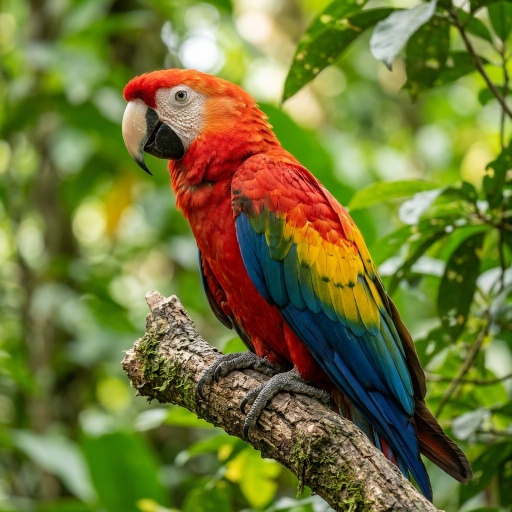
#> input picture DIP/image.jpg, 512 x 512 px
$ python morphological_operations.py
#> lines starting #> are read from the running program, lines starting #| are printed output that depends on the picture; after the words box and inside, x2 and y2 are one past the last pixel; in counts of white or black regions, pixels touching at a corner belong together
# Question 23: Morphological Operations
import cv2
import numpy as np
import matplotlib.pyplot as plt

img = cv2.imread('image.jpg', 0)
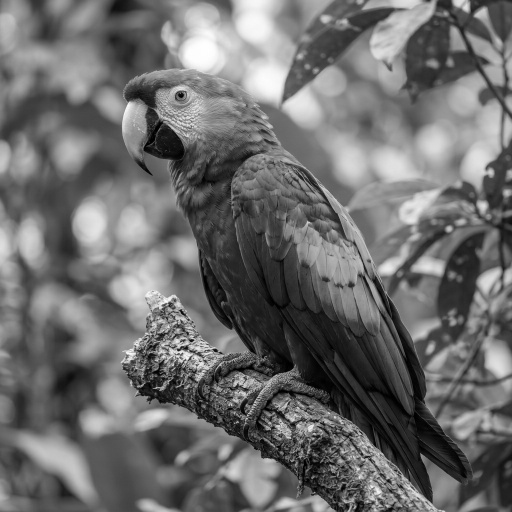
#> img: shape (512, 512); min 0, max 255, mean 109.1
_, binary = cv2.threshold(img, 128, 255, cv2.THRESH_BINARY)
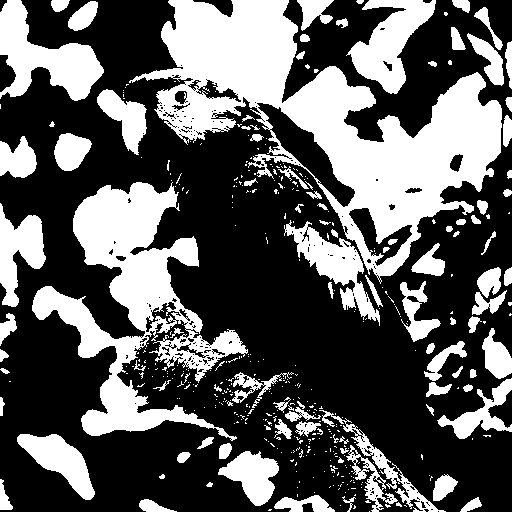
#> binary: shape (512, 512); 36.4% white; 449 white regions (352 under 20 px), largest, box (x1, y1, x2, y2) and area: (129, 0, 502, 284) 35532, (32, 182, 248, 441) 18886, (0, 0, 104, 101) 4937
kernel = np.ones((5, 5), np.uint8)

erosion = cv2.erode(binary, kernel)
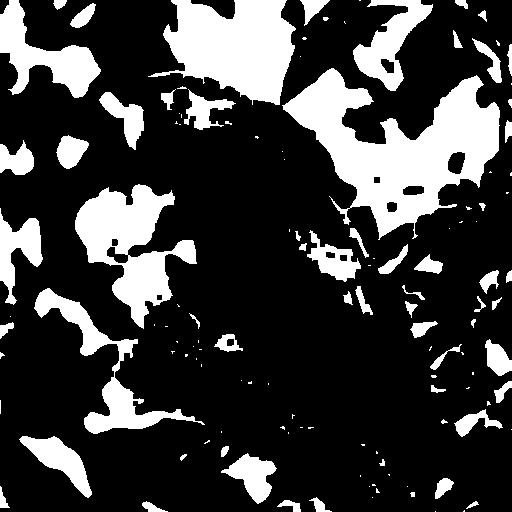
#> erosion: shape (512, 512); 23.6% white; 128 white regions (69 under 20 px), largest, box (x1, y1, x2, y2) and area: (282, 68, 500, 240) 16411, (148, 0, 296, 105) 9679, (75, 184, 197, 329) 7811
dilation = cv2.dilate(binary, kernel)
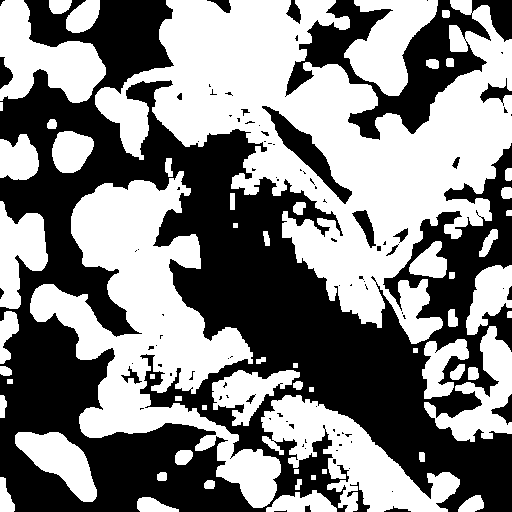
#> dilation: shape (512, 512); 51.7% white; 94 black regions (71 under 20 px), largest, box (x1, y1, x2, y2) and area: (0, 0, 512, 512) 111054, (285, 0, 512, 140) 10762, (262, 106, 352, 204) 1861
opening = cv2.morphologyEx(binary, cv2.MORPH_OPEN, kernel)
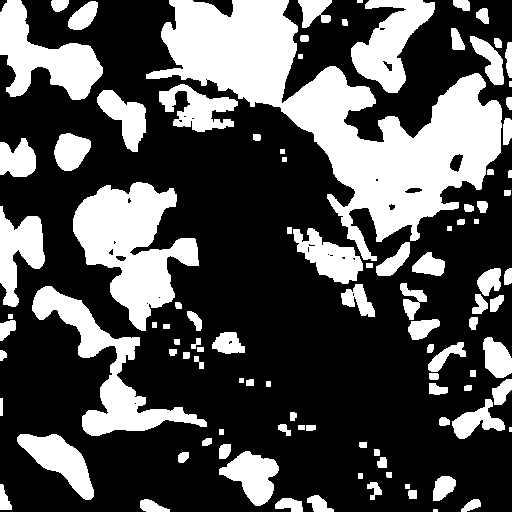
#> opening: shape (512, 512); 32.1% white; 104 white regions (4 under 20 px), largest, box (x1, y1, x2, y2) and area: (146, 0, 502, 261) 30711, (73, 182, 199, 331) 9624, (32, 286, 207, 436) 6147
closing = cv2.morphologyEx(binary, cv2.MORPH_CLOSE, kernel)
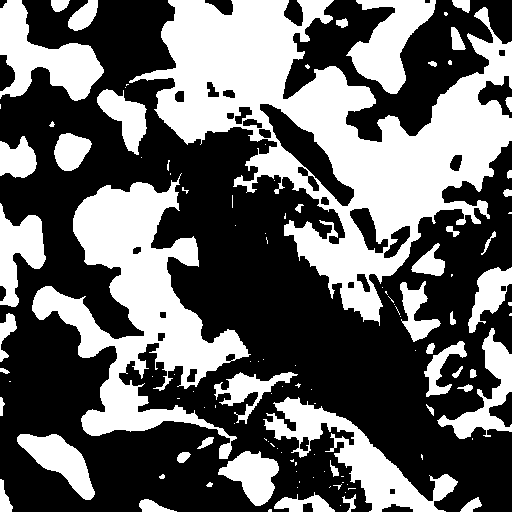
#> closing: shape (512, 512); 40.1% white; 118 white regions (69 under 20 px), largest, box (x1, y1, x2, y2) and area: (129, 0, 512, 326) 45575, (32, 173, 251, 459) 21542, (263, 397, 458, 512) 6299

plt.subplot(2, 3, 1), plt.imshow(binary, cmap='gray'), plt.title('Binary'), plt.axis('off')
plt.subplot(2, 3, 2), plt.imshow(erosion, cmap='gray'), plt.title('Erosion'), plt.axis('off')
plt.subplot(2, 3, 3), plt.imshow(dilation, cmap='gray'), plt.title('Dilation'), plt.axis('off')
plt.subplot(2, 3, 4), plt.imshow(opening, cmap='gray'), plt.title('Opening'), plt.axis('off')
plt.subplot(2, 3, 5), plt.imshow(closing, cmap='gray'), plt.title('Closing'), plt.axis('off')
plt.show()

# Output: Binary image with erosion, dilation, opening, and closing operations

$ run again, with DIP/reference.jpg copied over DIP/image.jpg
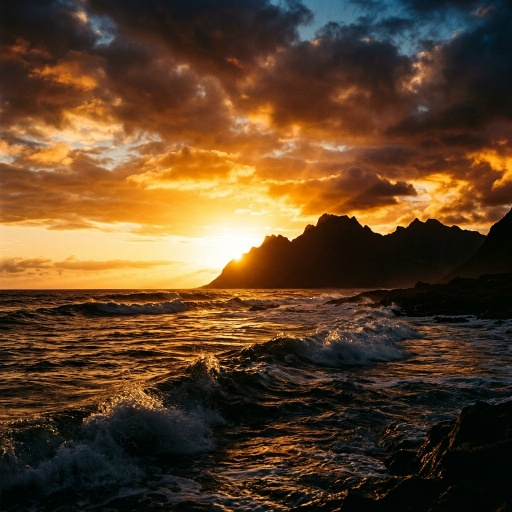
#> input picture DIP/reference.jpg, 512 x 512 px
#> `_, binary = cv2.threshold(img, 128, 255, cv2.THRESH_BINARY)`:
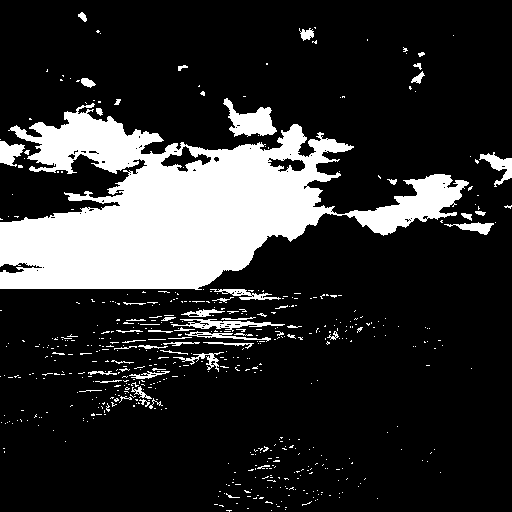
#> binary: shape (512, 512); 18.5% white; 552 white regions (495 under 20 px), largest, box (x1, y1, x2, y2) and area: (0, 103, 469, 290) 40961, (223, 98, 277, 137) 1055, (171, 319, 285, 332) 532
#> erosion: shape (512, 512); 13.3% white; 26 white regions (16 under 20 px), largest, box (x1, y1, x2, y2) and area: (0, 114, 346, 287) 31632, (352, 176, 459, 233) 2108, (232, 110, 273, 133) 577
#> dilation: shape (512, 512); 28.5% white; 118 white regions, largest, box (x1, y1, x2, y2) and area: (0, 96, 498, 374) 60243, (76, 357, 180, 421) 3161, (468, 150, 512, 189) 835
#> opening: shape (512, 512); 15.9% white; 17 white regions, largest, box (x1, y1, x2, y2) and area: (0, 112, 348, 289) 36307, (350, 174, 467, 235) 2972, (230, 108, 275, 135) 925
#> `closing = cv2.morphologyEx(binary, cv2.MORPH_CLOSE, kernel)`:
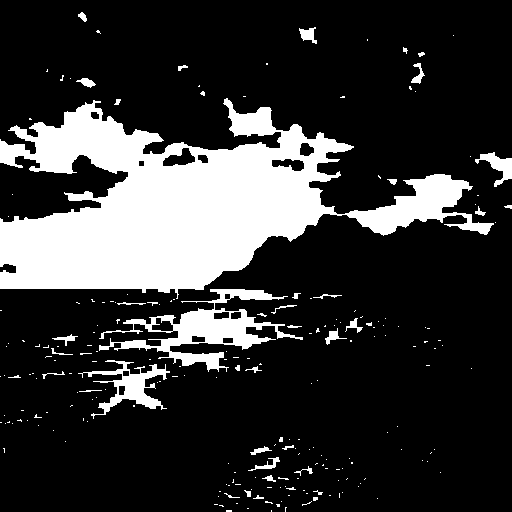
#> closing: shape (512, 512); 20.5% white; 220 white regions (183 under 20 px), largest, box (x1, y1, x2, y2) and area: (0, 98, 494, 299) 44578, (99, 289, 303, 372) 4744, (78, 360, 170, 419) 1569
